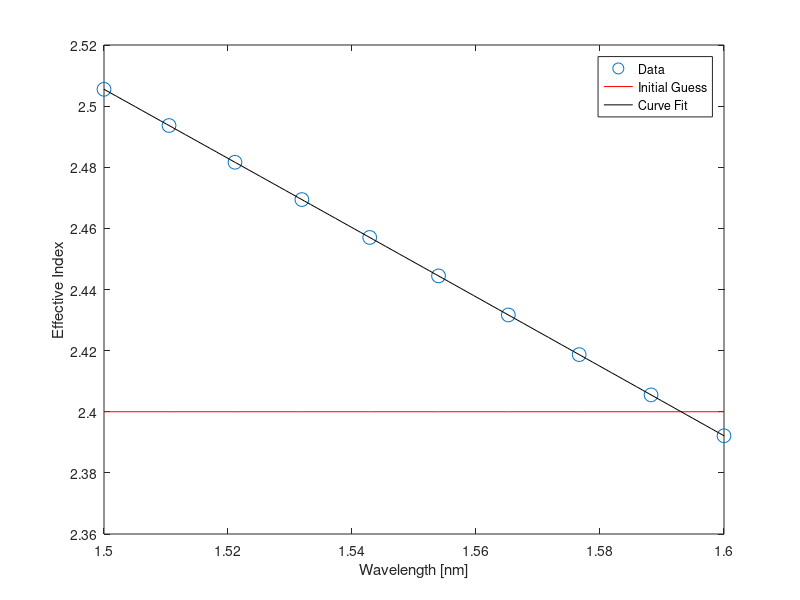

Source code (MATLAB):
% Phot1x_fit_wg_compactmodel.m
% by Lukas Chrostowski, 2015

% User provides a matrix of neff values vs. wavelength
% Matlab curve fits to an expression.

% url='https://www.dropbox.com/s/xv4he4preyfa9v2/wg-export-TM.mat?dl=1'

% url='https://s3.amazonaws.com/edx-course-phot1x-chrostowski/Phot1x/wg-export-TM.mat'
% a=websave('wg_web.mat',url); % get data from Dropbox
% load('wg_web.mat');

load('wg.mat')

neff = real(neff)  % take the real part of the effective index.

c=299792458;  % speed of light, m/s
lambdas = c ./ f;  % f is the matrix of frequency points, 
                   % where the effective index is recorded.
lambdas = lambdas * 1e6  % convert to microns.
lambda0 = 1.55;   % replace with desired centre wavelength

figure; plot (lambdas, neff,'o','MarkerSize',10); hold on;

% use Matlab anonymous function for the effective index expression:
neff_eq = @(nx, lambda) ...
		(nx(1) + nx(2).*(lambda-lambda0) + nx(3).*(lambda-lambda0).^2); 

% initial guess.
X=[2.4 0 0]; 

plot ( lambdas, neff_eq(X, lambdas), 'r')

% curve fit to find expression for neff.
format long
X = lsqcurvefit (neff_eq, X, lambdas, neff)

r=corrcoef(neff,neff_eq(X, lambdas));
r2=r(1,2).^2;
disp (['Goodness of fit, r^2 value: ' num2str(r2) ])

lambdas2=linspace(min(lambdas), max(lambdas), 100);

plot ( lambdas2, neff_eq(X, lambdas2), 'k')
xlabel ('Wavelength [nm]');
ylabel ('Effective Index');

legend ('Data','Initial Guess','Curve Fit')
